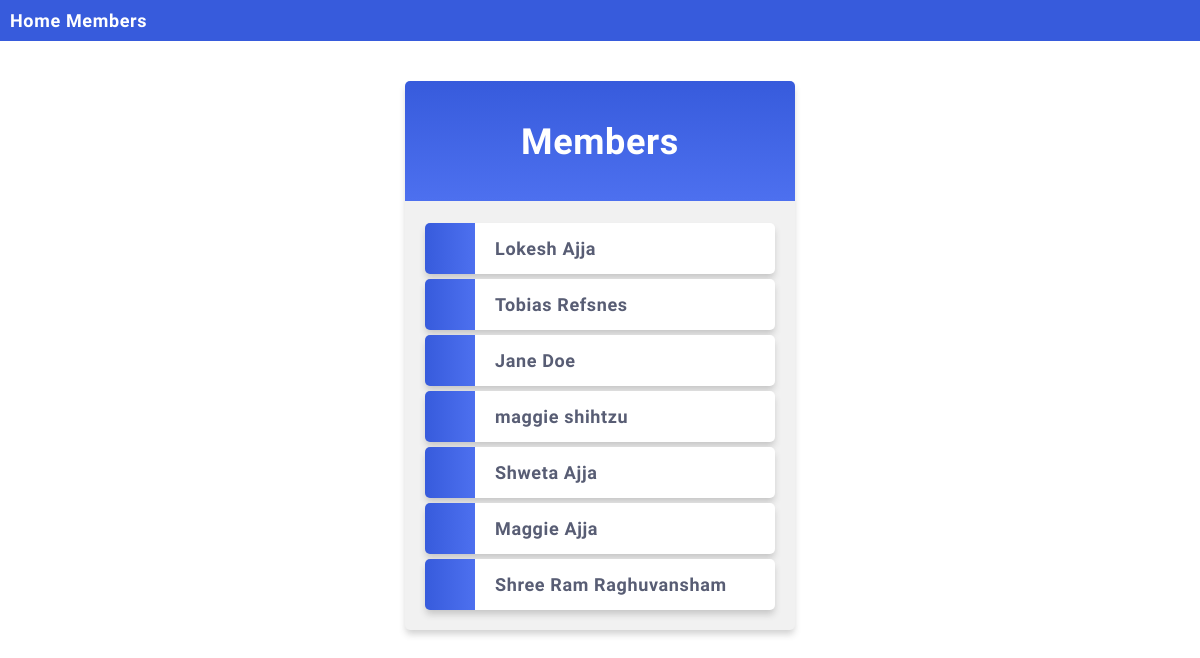
The page /members/ on the database its author committed.
### members/models.py (models this page shows, shortened)
class Member(models.Model):
    first_name = models.CharField(max_length=225)
    last_name = models.CharField(max_length=225)
    phone = models.IntegerField( null=True)
    join_date = models.DateField(null=True)

### members/views.py (the view)
# urls.py: path('members/', views.members, name ='members'),
def members(request):
    mymembers = Member.objects.all().values()
    template = loader.get_template('all_members_block.html')
    context = {
        'mymembers' : mymembers
    }
    return HttpResponse(template.render(context, request))

### members/templates/all_members_block.html (shortened to what this page needs)
{% extends "master_template.html" %}
{% block content %}
<div class="mycard">
    <h1>Members</h1>
    <ul>
        {% for member in mymembers %}
        <li onclick="window.location = 'details/{{member.id}}'">{{member.first_name}} {{member.last_name}} </li>
        {% endfor %}
    </ul>
</div>
{% endblock %}

### members/templates/master_template.html (shortened to what this page needs)
{% load static %}
<!DOCTYPE html>
<html>
    <link rel="stylesheet" href="{% static 'myfirst.css' %}">
    <head>
    </head>
    <body>
        <div class="topnav">
            <a href="/">Home</a>
            <a href="/members">Members</a>
        </div>
        {% block content %} {% endblock %}
    </body>
</html>

### members/static/myfirst.css (style rules this page uses)
body { margin:0; font: 600 18px 'Source Sans Pro', sans-serif; letter-spacing: 0.64px; color: #585d74; }
.topnav { background-color:#375BDC; color:#ffffff; padding:10px; }
.topnav a:link, .topnav a:visited { text-decoration: none; color: #ffffff; }
.mycard { background-color: #f1f1f1; background-image: linear-gradient(to bottom, #375BDC, #4D70EF); background-size: 100% 120px; background-repeat: no-repeat; margin: 40px auto; width: 350px; border-radius: 5px; box-shadow: 0 5px 7px -1px rgba(51, 51, 51, 0.23); padding: 20px; }
.mycard h1 { text-align: center; color:#ffffff; margin:20px 0 60px 0; }
ul { list-style-type: none; padding: 0; margin: 0; }
li { background-color: #ffffff; background-image: linear-gradient(to right, #375BDC, #4D70EF); background-size: 50px 60px; background-repeat: no-repeat; cursor: pointer; transition: transform .25s; border-radius: 5px; box-shadow: 0 5px 7px -1px rgba(51, 51, 51, 0.23); padding: 15px; padding-left: 70px; margin-top: 5px; }
a:link, a:visited { color: #375BDC; }

### rows shown on the page
Member: first_name "Lokesh", last_name "Ajja"
Member: first_name "Tobias", last_name "Refsnes"
Member: first_name "Jane", last_name "Doe"
Member: first_name "maggie", last_name "shihtzu"
Member: first_name "Shweta", last_name "Ajja"
Member: first_name "Maggie", last_name "Ajja"
Member: first_name "Shree Ram", last_name "Raghuvansham"
